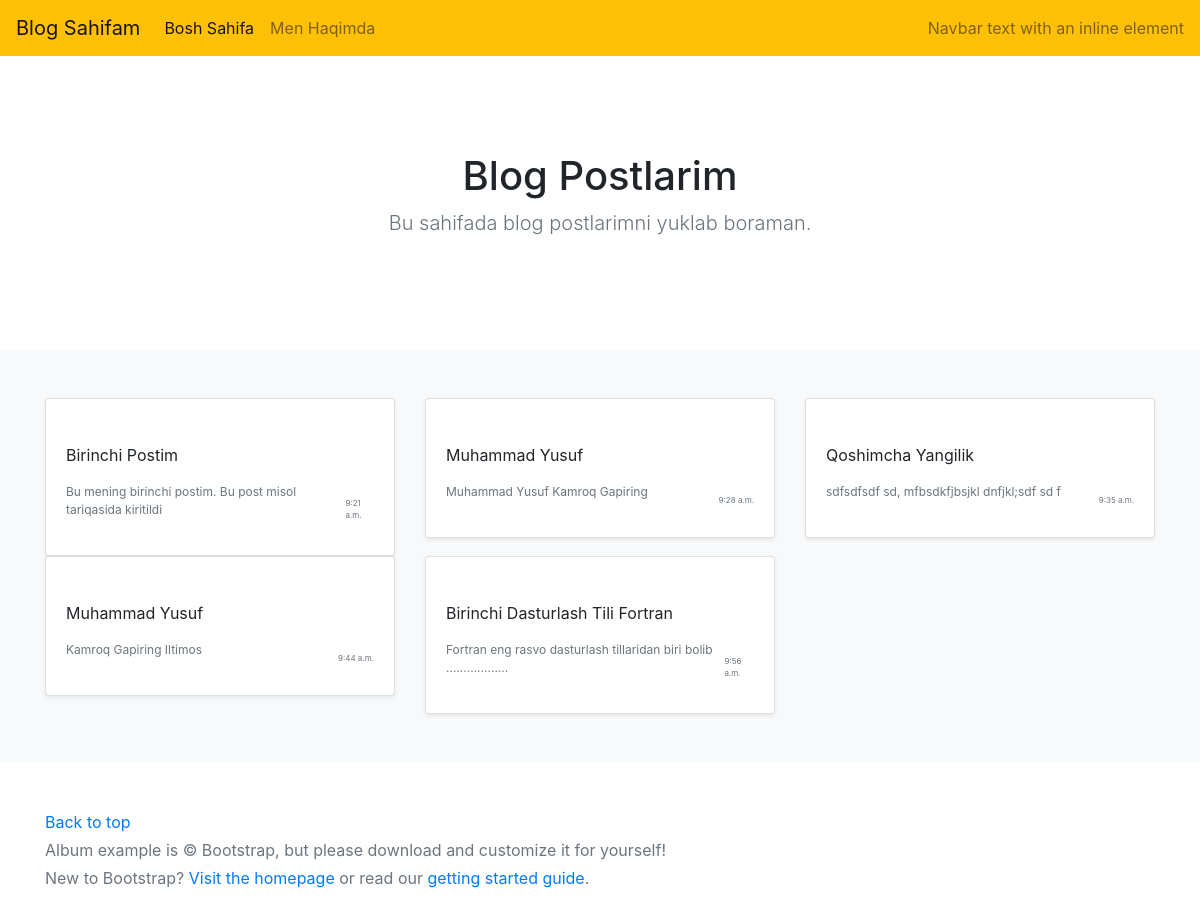
The page / on the database its author committed.
### blog_app/models.py (models this page shows, shortened)
class BlogPost(models.Model):
    title = models.CharField(max_length=40)
    description = models.TextField(max_length=150,blank=True)
    finished = models.BooleanField(default=False)
    date = models.DateTimeField(default=datetime.now,blank=True)
    image = models.CharField(max_length=400,default="https://images.unsplash.com/photo-1500989145603-8e7ef71d639e?ixid=MXwxMjA3fDB8MHxwaG90by1wYWdlfHx8fGVufDB8fHw%3D&ixlib=rb-1.2.1&auto=format&fit=crop&w=1355&q=80")

### blog_app/views.py (the view)
# urls.py: path('', views.index),
def index(request):
    post_list = BlogPost.objects.all()
    return render(request,"blog_fayllari/index.html",{"blog_list":post_list})

### templates/blog_fayllari/index.html (shortened to what this page needs)
{% extends "blog_fayllari/base.html" %}
{% block kirish %}
<section class="py-5 text-center container">
    <div class="row py-lg-5">
      <div class="col-lg-6 col-md-8 mx-auto">
        <h1 class="fw-light">Blog Postlarim</h1>
        <p class="lead text-muted">Bu sahifada blog postlarimni yuklab boraman.</p>
      </div>
    </div>
  </section>
    {% endblock kirish %}

### templates/blog_fayllari/base.html (shortened to what this page needs)
<!doctype html>
<html lang="en">
  <head>
    <link rel="stylesheet" href="https://stackpath.bootstrapcdn.com/bootstrap/4.5.2/css/bootstrap.min.css">
  </head>
  <body>
<header>
  <nav class="navbar navbar-expand-lg navbar-light bg-warning">
    <a class="navbar-brand" href="#">Blog Sahifam</a>
    <div class="collapse navbar-collapse" id="navbarText">
      <ul class="navbar-nav mr-auto">
        <li class="nav-item active">
          <a class="nav-link" href="/">Bosh Sahifa <span class="sr-only">(current)</span></a>
        </li>
        <li class="nav-item">
          <a class="nav-link" href="/about">Men Haqimda</a>
        </li>
      </ul>
      <span class="navbar-text">
        Navbar text with an inline element
      </span>
    </div>
  </nav>
</header>
<main>
    {% block kirish %}
    {% endblock kirish %}
        <div class="album py-5 bg-light">
        <div class="container">
    <div class="row row-cols-1 row-cols-sm-2 row-cols-md-3 g-3">
        {% for post in blog_list%}
        <div class="col">
          <div class="card shadow-sm">
            <div>
            </div>
            <div class="card-body">
              <p class="card-text">{{post.title}}</p>
              <div class="d-flex justify-content-between align-items-center">
                <p style="font-size: 12px;" class="text-muted">
                    {{post.description}}
                </p>
                <small style="font-size: 8px;" class="text-muted">{{post.date.time}}</small>
              </div>
            </div>
          </div>
        </div>
        {% endfor %}
      </div>
        </div>
      </div>
</main>
<footer class="text-muted py-5">
  <div class="container">
    <p class="float-end mb-1">
      <a href="#">Back to top</a>
    </p>
    <p class="mb-1">Album example is &copy; Bootstrap, but please download and customize it for yourself!</p>
    <p class="mb-0">New to Bootstrap? <a href="/">Visit the homepage</a> or read our <a href="/docs/5.0/getting-started/introduction/">getting started guide</a>.</p>
  </div>
</footer>
  </body>
</html>

### rows shown on the page
BlogPost: title "Birinchi Postim", description "Bu mening birinchi postim. Bu post misol tariqasida kiritildi", date.time "9:21 a.m."
BlogPost: title "Muhammad Yusuf", description "Muhammad Yusuf Kamroq Gapiring", date.time "9:28 a.m."
BlogPost: title "Qoshimcha Yangilik", description "sdfsdfsdf sd, mfbsdkfjbsjkl dnfjkl;sdf sd f", date.time "9:35 a.m."
BlogPost: title "Muhammad Yusuf", description "Kamroq Gapiring Iltimos", date.time "9:44 a.m."
BlogPost: title "Birinchi Dasturlash Tili Fortran", description "Fortran eng rasvo dasturlash tillaridan biri bolib ..................", date.time "9:56 a.m."
